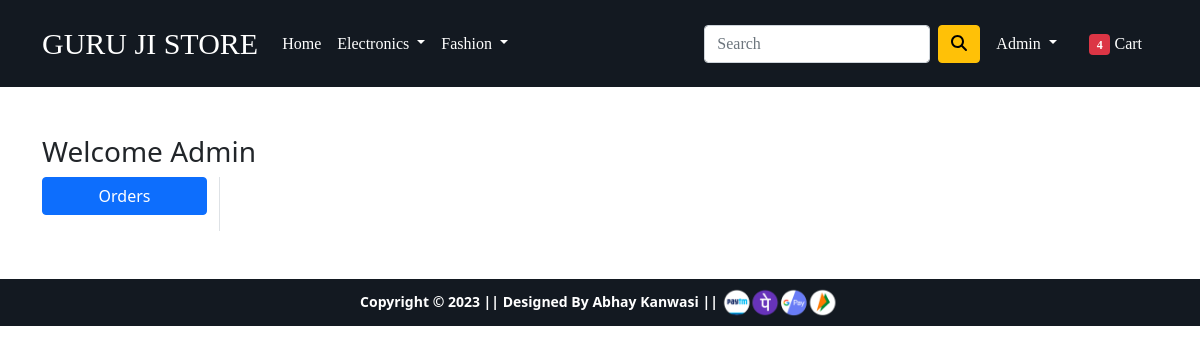
The page /orders/ (signed in) on the database as committed earlier.
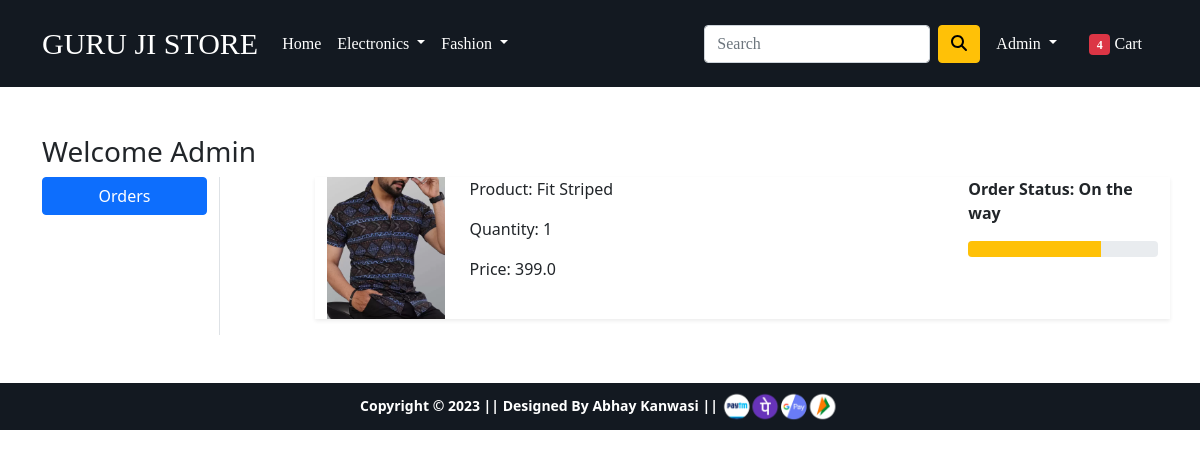
The same page on the database as committed later.
### app/models.py (models this page shows, shortened)
class OrderedPlaced(models.Model):
    user = models.ForeignKey(User, on_delete=models.CASCADE)
    customer = models.ForeignKey(Customer, on_delete=models.CASCADE)
    product = models.ForeignKey(Product, on_delete=models.CASCADE)
    quantity = models.PositiveIntegerField(default=1)
    ordered_date = models.DateTimeField(auto_now_add=True)
    status = models.CharField(max_length=50, choices=STATUS_CHOICES, default='Pending')
    @property
    def total_cost(self):
        return self.quantity * self.product.discount_price

class Product(models.Model):
    title = models.CharField(max_length=100)
    selling_price = models.FloatField()
    discount_price = models.FloatField()
    description = models.TextField()
    brand = models.CharField(max_length=100)
    category = models.CharField(choices=CATEGORY_CHOICES, max_length=2)
    product_image = models.ImageField(upload_to='prouductimg')

### app/views.py (the view)
# urls.py: path('orders/', views.orders, name='orders'),
@login_required
def orders(request):
  op = OrderedPlaced.objects.filter(user=request.user)
  return render(request, 'app/orders.html', {'order_placed' : op})

### app/templates/app/orders.html (shortened to what this page needs)
{% extends 'app/base.html' %}
{% load static %}
{% block main-content %}
<div class="container my-5">
    <div class="row">
        <h3>Welcome {{request.user | capfirst}}</h3>
        <div class="col-sm-2 border-end">
        <ul class="list-unstyled">
        <li class="d-grid"><a href="{% url 'orders' %}" class="btn btn-primary">Orders</a></li>
        </ul>
    </div>
    <div class="col-sm-9 offset-sm-1">
    {% for op in order_placed %}
    <div class="row shadow-sm mb-3">
        <div class="col-sm-2">
            <img src="{{op.product.product_image.url}}" alt="" srcset="" class="img-fluid" height="150" width = "150">
        </div>
        <div class="col-sm-7">
            <p>Product: {{op.product.title}}</p>
            <p>Quantity: {{op.quantity}}</p>
            <p>Price: {{op.total_cost}}</p>
        </div>
        <div class="col-sm-3 fw-bold">
            <p>Order Status: {{op.status}}</p>
            {% if op.status == "On the way" %}
            <div class="progress">
                <div class="progress-bar bg-warning" role="progressbar" style="width: 70%" aria-valuenow="70" aria-valuemin="0" aria-valuemax="100"></div>
            </div>
            {% endif %}
        </div>
        </div>
    {% endfor %}
    </div>
    </div>
</div>
{% endblock main-content %}

Rows that differ between the two databases and show on the page:
added OrderedPlaced: product.product_image (picture), product "Fit Striped", quantity "1", total_cost "399.0", status "On the way"
